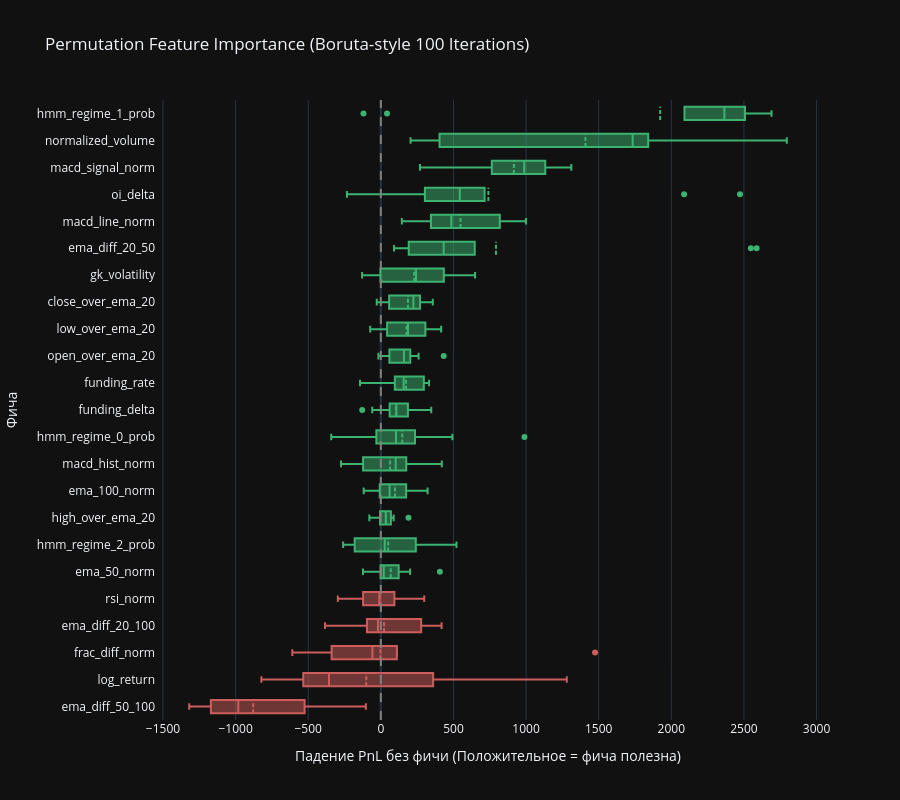

The code cell stored with this chart in its notebook:
### Markdown cell above
## 4. График Важности

### Code cell
from core.evaluation.validation import plot_boruta_importance

# Рисуем крутые ящики с усами (Boruta Boxplots)
plot_boruta_importance(importance_scores)

### Figure 1 — Plotly figure (JSON) as saved in the notebook; plotly's stock layout.template omitted (floating-point values rounded to 4 significant figures)
{"data": [{"boxmean": true, "marker": {"color": "indianred"}, "name": "ema_diff_50_100", "orientation": "h", "type": "box", "x": [-1120.0, -1264.0, -926.6, -922.9, -103.0, -402.1, -524.8, -1036.0, -1170.0, -1319.0], "y": ["ema_diff_50_100", "ema_diff_50_100", "ema_diff_50_100", "ema_diff_50_100", "ema_diff_50_100", "ema_diff_50_100", "ema_diff_50_100", "ema_diff_50_100", "ema_diff_50_100", "ema_diff_50_100"]}, {"boxmean": true, "marker": {"color": "indianred"}, "name": "log_return", "orientation": "h", "type": "box", "x": [1280.0, -674.6, -822.4, -533.8, -273.8, 360.1, -19.85, -440.4, 621.4, -500.8], "y": ["log_return", "log_return", "log_return", "log_return", "log_return", "log_return", "log_return", "log_return", "log_return", "log_return"]}, {"boxmean": true, "marker": {"color": "indianred"}, "name": "frac_diff_norm", "orientation": "h", "type": "box", "x": [-609.5, 110.4, -261.3, 11.9, -127.9, -338.8, 1475.0, 13.86, 111.3, -414.0], "y": ["frac_diff_norm", "frac_diff_norm", "frac_diff_norm", "frac_diff_norm", "frac_diff_norm", "frac_diff_norm", "frac_diff_norm", "frac_diff_norm", "frac_diff_norm", "frac_diff_norm"]}, {"boxmean": true, "marker": {"color": "indianred"}, "name": "ema_diff_20_100", "orientation": "h", "type": "box", "x": [-76.21, -348.5, -384.3, 396.0, 36.56, 418.3, 80.51, -82.84, 277.6, -95.54], "y": ["ema_diff_20_100", "ema_diff_20_100", "ema_diff_20_100", "ema_diff_20_100", "ema_diff_20_100", "ema_diff_20_100", "ema_diff_20_100", "ema_diff_20_100", "ema_diff_20_100", "ema_diff_20_100"]}, {"boxmean": true, "marker": {"color": "indianred"}, "name": "rsi_norm", "orientation": "h", "type": "box", "x": [25.52, -249.2, 227.3, 93.22, -58.44, 53.33, -122.2, -296.1, 298.7, -45.83], "y": ["rsi_norm", "rsi_norm", "rsi_norm", "rsi_norm", "rsi_norm", "rsi_norm", "rsi_norm", "rsi_norm", "rsi_norm", "rsi_norm"]}, {"boxmean": true, "marker": {"color": "mediumseagreen"}, "name": "ema_50_norm", "orientation": "h", "type": "box", "x": [-122.8, 201.7, 14.35, 122.6, -2.044, 26.12, 406.6, 100.3, 2.589, -65.05], "y": ["ema_50_norm", "ema_50_norm", "ema_50_norm", "ema_50_norm", "ema_50_norm", "ema_50_norm", "ema_50_norm", "ema_50_norm", "ema_50_norm", "ema_50_norm"]}, {"boxmean": true, "marker": {"color": "mediumseagreen"}, "name": "hmm_regime_2_prob", "orientation": "h", "type": "box", "x": [122.5, 311.5, -259.5, 240.6, -257.1, -86.34, -68.83, -179.9, 520.8, 159.8], "y": ["hmm_regime_2_prob", "hmm_regime_2_prob", "hmm_regime_2_prob", "hmm_regime_2_prob", "hmm_regime_2_prob", "hmm_regime_2_prob", "hmm_regime_2_prob", "hmm_regime_2_prob", "hmm_regime_2_prob", "hmm_regime_2_prob"]}, {"boxmean": true, "marker": {"color": "mediumseagreen"}, "name": "high_over_ema_20", "orientation": "h", "type": "box", "x": [-40.59, -79.15, 17.02, 69.25, -5.399, 190.3, 88.35, 51.79, 38.19, 29.63], "y": ["high_over_ema_20", "high_over_ema_20", "high_over_ema_20", "high_over_ema_20", "high_over_ema_20", "high_over_ema_20", "high_over_ema_20", "high_over_ema_20", "high_over_ema_20", "high_over_ema_20"]}, {"boxmean": true, "marker": {"color": "mediumseagreen"}, "name": "ema_100_norm", "orientation": "h", "type": "box", "x": [167.9, -9.248, 173.9, -118.0, 59.94, -7.578, 322.1, 54.91, 61.15, 273.5], "y": ["ema_100_norm", "ema_100_norm", "ema_100_norm", "ema_100_norm", "ema_100_norm", "ema_100_norm", "ema_100_norm", "ema_100_norm", "ema_100_norm", "ema_100_norm"]}, {"boxmean": true, "marker": {"color": "mediumseagreen"}, "name": "macd_hist_norm", "orientation": "h", "type": "box", "x": [105.0, 174.8, -45.9, 419.9, 130.5, 98.83, -274.0, -230.4, -122.2, 379.6], "y": ["macd_hist_norm", "macd_hist_norm", "macd_hist_norm", "macd_hist_norm", "macd_hist_norm", "macd_hist_norm", "macd_hist_norm", "macd_hist_norm", "macd_hist_norm", "macd_hist_norm"]}, {"boxmean": true, "marker": {"color": "mediumseagreen"}, "name": "hmm_regime_0_prob", "orientation": "h", "type": "box", "x": [988.7, 123.7, 492.5, 175.1, 235.1, -20.89, -231.7, -30.82, 85.49, -341.5], "y": ["hmm_regime_0_prob", "hmm_regime_0_prob", "hmm_regime_0_prob", "hmm_regime_0_prob", "hmm_regime_0_prob", "hmm_regime_0_prob", "hmm_regime_0_prob", "hmm_regime_0_prob", "hmm_regime_0_prob", "hmm_regime_0_prob"]}, {"boxmean": true, "marker": {"color": "mediumseagreen"}, "name": "funding_delta", "orientation": "h", "type": "box", "x": [145.6, 113.2, 101.0, 60.59, 186.2, -59.25, 347.1, -128.3, 209.0, 65.08], "y": ["funding_delta", "funding_delta", "funding_delta", "funding_delta", "funding_delta", "funding_delta", "funding_delta", "funding_delta", "funding_delta", "funding_delta"]}, {"boxmean": true, "marker": {"color": "mediumseagreen"}, "name": "funding_rate", "orientation": "h", "type": "box", "x": [93.32, 257.8, 155.3, 96.51, 331.9, -143.4, 154.4, 158.8, 330.4, 295.9], "y": ["funding_rate", "funding_rate", "funding_rate", "funding_rate", "funding_rate", "funding_rate", "funding_rate", "funding_rate", "funding_rate", "funding_rate"]}, {"boxmean": true, "marker": {"color": "mediumseagreen"}, "name": "open_over_ema_20", "orientation": "h", "type": "box", "x": [150.1, 202.5, 101.2, 35.76, 59.15, 201.3, 260.0, -16.91, 432.9, 167.9], "y": ["open_over_ema_20", "open_over_ema_20", "open_over_ema_20", "open_over_ema_20", "open_over_ema_20", "open_over_ema_20", "open_over_ema_20", "open_over_ema_20", "open_over_ema_20", "open_over_ema_20"]}, {"boxmean": true, "marker": {"color": "mediumseagreen"}, "name": "low_over_ema_20", "orientation": "h", "type": "box", "x": [245.0, 43.23, 164.9, 115.0, 398.4, 415.3, 209.8, -57.19, 306.6, -73.17], "y": ["low_over_ema_20", "low_over_ema_20", "low_over_ema_20", "low_over_ema_20", "low_over_ema_20", "low_over_ema_20", "low_over_ema_20", "low_over_ema_20", "low_over_ema_20", "low_over_ema_20"]}, {"boxmean": true, "marker": {"color": "mediumseagreen"}, "name": "close_over_ema_20", "orientation": "h", "type": "box", "x": [246.0, 129.8, 357.4, 257.1, 357.7, 269.7, 57.19, 201.8, -28.05, 19.67], "y": ["close_over_ema_20", "close_over_ema_20", "close_over_ema_20", "close_over_ema_20", "close_over_ema_20", "close_over_ema_20", "close_over_ema_20", "close_over_ema_20", "close_over_ema_20", "close_over_ema_20"]}, {"boxmean": true, "marker": {"color": "mediumseagreen"}, "name": "gk_volatility", "orientation": "h", "type": "box", "x": [75.09, -129.4, 191.7, 293.0, -2.811, 556.4, 433.9, 337.6, 648.8, -103.5], "y": ["gk_volatility", "gk_volatility", "gk_volatility", "gk_volatility", "gk_volatility", "gk_volatility", "gk_volatility", "gk_volatility", "gk_volatility", "gk_volatility"]}, {"boxmean": true, "marker": {"color": "mediumseagreen"}, "name": "ema_diff_20_50", "orientation": "h", "type": "box", "x": [610.7, 2587.0, 2547.0, 210.4, 90.51, 492.9, 372.3, 192.1, 177.0, 646.4], "y": ["ema_diff_20_50", "ema_diff_20_50", "ema_diff_20_50", "ema_diff_20_50", "ema_diff_20_50", "ema_diff_20_50", "ema_diff_20_50", "ema_diff_20_50", "ema_diff_20_50", "ema_diff_20_50"]}, {"boxmean": true, "marker": {"color": "mediumseagreen"}, "name": "macd_line_norm", "orientation": "h", "type": "box", "x": [782.0, 418.5, 384.2, 345.0, 999.0, 551.6, 210.3, 144.7, 819.0, 831.8], "y": ["macd_line_norm", "macd_line_norm", "macd_line_norm", "macd_line_norm", "macd_line_norm", "macd_line_norm", "macd_line_norm", "macd_line_norm", "macd_line_norm", "macd_line_norm"]}, {"boxmean": true, "marker": {"color": "mediumseagreen"}, "name": "oi_delta", "orientation": "h", "type": "box", "x": [673.7, 458.3, 2088.0, -121.3, 629.6, 2473.0, 714.4, -233.5, 303.5, 416.5], "y": ["oi_delta", "oi_delta", "oi_delta", "oi_delta", "oi_delta", "oi_delta", "oi_delta", "oi_delta", "oi_delta", "oi_delta"]}, {"boxmean": true, "marker": {"color": "mediumseagreen"}, "name": "macd_signal_norm", "orientation": "h", "type": "box", "x": [991.2, 531.2, 269.5, 1103.0, 982.9, 1311.0, 1132.0, 764.2, 1152.0, 924.1], "y": ["macd_signal_norm", "macd_signal_norm", "macd_signal_norm", "macd_signal_norm", "macd_signal_norm", "macd_signal_norm", "macd_signal_norm", "macd_signal_norm", "macd_signal_norm", "macd_signal_norm"]}, {"boxmean": true, "marker": {"color": "mediumseagreen"}, "name": "normalized_volume", "orientation": "h", "type": "box", "x": [204.6, 231.5, 1351.0, 1750.0, 2013.0, 2795.0, 1717.0, 1841.0, 404.1, 1780.0], "y": ["normalized_volume", "normalized_volume", "normalized_volume", "normalized_volume", "normalized_volume", "normalized_volume", "normalized_volume", "normalized_volume", "normalized_volume", "normalized_volume"]}, {"boxmean": true, "marker": {"color": "mediumseagreen"}, "name": "hmm_regime_1_prob", "orientation": "h", "type": "box", "x": [2090.0, 2426.0, 42.42, 2304.0, 2292.0, 2529.0, 2507.0, 2469.0, -119.3, 2690.0], "y": ["hmm_regime_1_prob", "hmm_regime_1_prob", "hmm_regime_1_prob", "hmm_regime_1_prob", "hmm_regime_1_prob", "hmm_regime_1_prob", "hmm_regime_1_prob", "hmm_regime_1_prob", "hmm_regime_1_prob", "hmm_regime_1_prob"]}], "layout": {"height": 800, "margin": {"l": 150}, "shapes": [{"line": {"color": "gray", "dash": "dash", "width": 2}, "type": "line", "x0": 0, "x1": 0, "xref": "x", "y0": 0, "y1": 1, "yref": "y domain"}], "showlegend": false, "title": {"text": "Permutation Feature Importance (Boruta-style 100 Iterations)"}, "xaxis": {"title": {"text": "Падение PnL без фичи (Положительное = фича полезна)"}}, "yaxis": {"title": {"text": "Фича"}}}}
